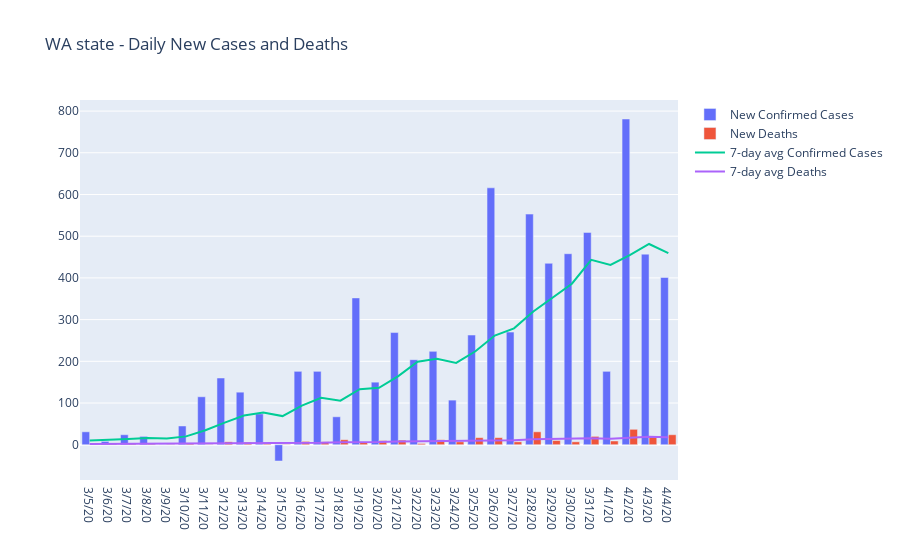

The code cell stored with this chart in its notebook:
### Code cell
dfWAConfirmedDailyNew = dfWAConfirmed.diff(axis=1)
dfWADeathsDailyNew = dfWADeaths.diff(axis=1)

dfWAConfirmed7dayMA = dfWAConfirmedDailyNew.rolling(window=7, axis=1).mean()
dfWADeaths7dayMA = dfWADeathsDailyNew.rolling(window=7, axis=1).mean()

trace1 = go.Bar(
    x = dfWAConfirmedDailyNew.columns[-MONTH_DAYS:],
    y = dfWAConfirmedDailyNew.iloc[0][-MONTH_DAYS:], name = 'New Confirmed Cases')

trace2 = go.Bar(
    x = dfWADeathsDailyNew.columns[-MONTH_DAYS:],
    y = dfWADeathsDailyNew.iloc[0][-MONTH_DAYS:], name = 'New Deaths')

trace3 = go.Scatter(
    x = dfWAConfirmed7dayMA.columns[-MONTH_DAYS:],
    y = dfWAConfirmed7dayMA.iloc[0][-MONTH_DAYS:], name = '7-day avg Confirmed Cases')

trace4 = go.Scatter(
    x = dfWADeaths7dayMA.columns[-MONTH_DAYS:],
    y = dfWADeaths7dayMA.iloc[0][-MONTH_DAYS:], name = '7-day avg Deaths')

data = [trace1, trace2, trace3, trace4]
layout = dict(title = 'WA state - Daily New Cases and Deaths')

py.iplot(dict(data=data, layout=layout))

### Figure 1 — Plotly figure (JSON) as saved in the notebook; plotly's stock layout.template omitted (floating-point values rounded to 4 significant figures)
{"data": [{"name": "New Confirmed Cases", "type": "bar", "x": ["3/5/20", "3/6/20", "3/7/20", "3/8/20", "3/9/20", "3/10/20", "3/11/20", "3/12/20", "3/13/20", "3/14/20", "3/15/20", "3/16/20", "3/17/20", "3/18/20", "3/19/20", "3/20/20", "3/21/20", "3/22/20", "3/23/20", "3/24/20", "3/25/20", "3/26/20", "3/27/20", "3/28/20", "3/29/20", "3/30/20", "3/31/20", "4/1/20", "4/2/20", "4/3/20", "4/4/20"], "y": [31, 8, 24, 20, 0, 45, 115, 160, 126, 74, -39, 176, 176, 67, 352, 150, 269, 204, 224, 107, 263, 616, 270, 553, 435, 458, 509, 176, 781, 457, 401]}, {"name": "New Deaths", "type": "bar", "x": ["3/5/20", "3/6/20", "3/7/20", "3/8/20", "3/9/20", "3/10/20", "3/11/20", "3/12/20", "3/13/20", "3/14/20", "3/15/20", "3/16/20", "3/17/20", "3/18/20", "3/19/20", "3/20/20", "3/21/20", "3/22/20", "3/23/20", "3/24/20", "3/25/20", "3/26/20", "3/27/20", "3/28/20", "3/29/20", "3/30/20", "3/31/20", "4/1/20", "4/2/20", "4/3/20", "4/4/20"], "y": [1, 2, 3, 2, 1, 4, 1, 7, 6, 2, 1, 8, 7, 12, 6, 10, 11, 3, 12, 7, 17, 17, 7, 31, 10, 7, 20, 9, 37, 20, 24]}, {"name": "7-day avg Confirmed Cases", "type": "scatter", "x": ["3/5/20", "3/6/20", "3/7/20", "3/8/20", "3/9/20", "3/10/20", "3/11/20", "3/12/20", "3/13/20", "3/14/20", "3/15/20", "3/16/20", "3/17/20", "3/18/20", "3/19/20", "3/20/20", "3/21/20", "3/22/20", "3/23/20", "3/24/20", "3/25/20", "3/26/20", "3/27/20", "3/28/20", "3/29/20", "3/30/20", "3/31/20", "4/1/20", "4/2/20", "4/3/20", "4/4/20"], "y": [9.857, 11, 13.57, 15.86, 14.86, 20, 34.71, 53.14, 70, 77.14, 68.71, 93.86, 112.6, 105.7, 133.1, 136.6, 164.4, 199.1, 206, 196.1, 224.1, 261.9, 279, 319.6, 352.6, 386, 443.4, 431, 454.6, 481.3, 459.6]}, {"name": "7-day avg Deaths", "type": "scatter", "x": ["3/5/20", "3/6/20", "3/7/20", "3/8/20", "3/9/20", "3/10/20", "3/11/20", "3/12/20", "3/13/20", "3/14/20", "3/15/20", "3/16/20", "3/17/20", "3/18/20", "3/19/20", "3/20/20", "3/21/20", "3/22/20", "3/23/20", "3/24/20", "3/25/20", "3/26/20", "3/27/20", "3/28/20", "3/29/20", "3/30/20", "3/31/20", "4/1/20", "4/2/20", "4/3/20", "4/4/20"], "y": [1.571, 1.857, 2.143, 2.429, 1.857, 2.286, 2, 2.857, 3.429, 3.286, 3.143, 4.143, 4.571, 6.143, 6, 6.571, 7.857, 8.143, 8.714, 8.714, 9.429, 11, 10.57, 13.43, 14.43, 13.71, 15.57, 14.43, 17.29, 19.14, 18.14]}], "layout": {"title": {"text": "WA state - Daily New Cases and Deaths"}}}
